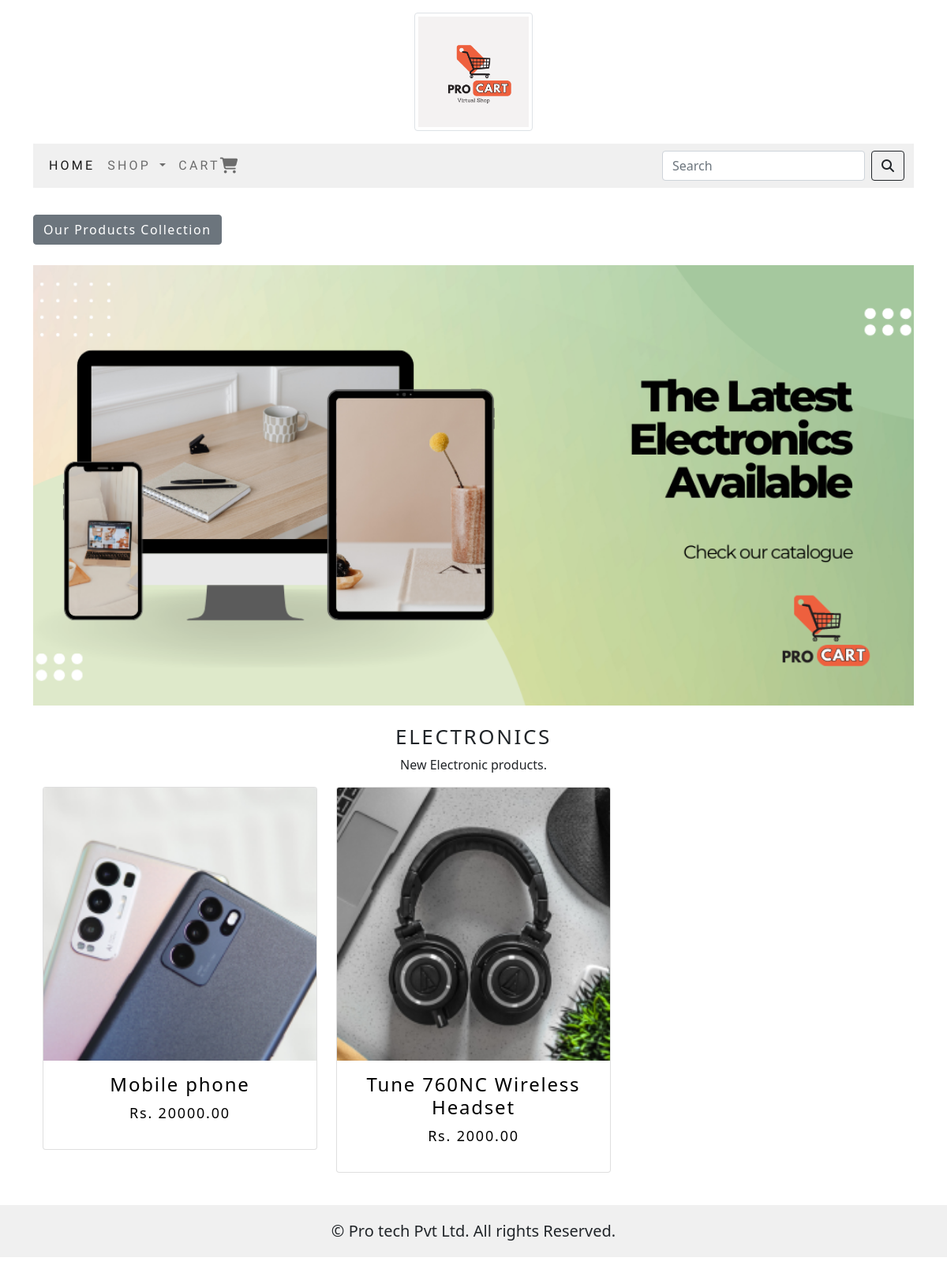
Screenshot of /shop/electronics/ with the database file from the repository.
### CartApp/models.py (models this page shows, shortened)
class Category(models.Model):
    categoryName = models.CharField(max_length=250, unique=True)
    slug = models.SlugField(max_length=250, unique=True)
    description = models.TextField(blank=True)
    categoryImage = models.ImageField(upload_to='categoryImgs', blank=True)
    class Meta:
        ordering = ('categoryName',)
        verbose_name = 'category'
        verbose_name_plural = 'categories'
    def get_url(self):
        return reverse('CartApp:products_by_category', args=[self.slug])

class Product(models.Model):
    productName = models.CharField(max_length=250, unique=True)
    slug = models.SlugField(max_length=250, unique=True)
    description = models.TextField(blank=True)
    price = models.DecimalField(max_digits=10, decimal_places=2)
    category = models.ForeignKey(Category, on_delete=models.CASCADE)
    productImage = models.ImageField(upload_to='productImgs', blank=True)
    stock = models.IntegerField()
    available = models.BooleanField(default=True)
    created = models.DateTimeField(auto_now_add=True)
    updated = models.DateTimeField(auto_now=True)
    class Meta:
        ordering = ('productName',)
        verbose_name = 'product'
        verbose_name_plural = 'products'
    def get_url(self):
        return reverse('CartApp:productDetails', args=[self.category.slug, self.slug])

### CartApp/views.py (the view)
# urls.py: path('', views.allcategories, name='allCategories'),
def allcategories(request, c_slug=None):
    c_page = None
    productsList = None
    if c_slug != None:
        c_page = get_object_or_404(Category, slug=c_slug)
        productsList = Product.objects.all().filter(category=c_page, available=True)
    else:
        productsList = Product.objects.all().filter(available=True)
    paginator = Paginator(productsList, 6)
    try:
        page = int(request.GET.get('page', '1'))
    except:
        page = 1
    try:
        products = paginator.page(page)
    except (EmptyPage, InvalidPage):
        products = paginator.page(paginator.num_pages)
    return render(request, "Category.html", {'category': c_page, 'products': products})

### AddToCart/context_processors.py (called while the page is built)
def counter(request):
    cart_id = _cart_id(request)
    item_count = 0
    if 'admin' in request.path:
        return {}
    else:
        try:
            cart = Cart.objects.filter(cartId=cart_id)
            cartItem = CartItem.objects.all().filter(cart=cart[:1])
            for c_item in cartItem:
                item_count += c_item.quantity
        except Cart.DoesNotExist:
            item_count = 0
    return dict(item_count=item_count)

### AddToCart/views.py (called while the page is built)
def _cart_id(request):
    cart = request.session.session_key
    if not cart:
        cart = request.session.create()
    return cart

### CartApp/context_processors.py (called while the page is built)
def menu_links(request):
    links = Category.objects.all()
    return dict(links=links)

### Templates/Category.html (shortened to what this page needs)
{% extends 'base.html' %}
{% load static %}
{% block content %}
    {% if category %}
        <div>
            <div class="row my_row">
                <div class="mx_auto">
                    <p><a class="btn btn-secondary" href="{% url 'CartApp:allCategories' %}">Our Products Collection</a></p>
                </div>
            </div>
        </div>
    {% endif %}
    <div class="mx_auto">
    {% if category %}
        <img class="my-img" width="100%" src="{{category.categoryImage.url}}" alt="category.categoryName">
    </div><br>
    <div>
        <h1 class="text-center my_tittle">{{category.categoryName}}</h1>
        <p class="text-justify text-center">{{category.description}}</p>
    </div>
    {% else %}
    <div><img width="100%" src="{% static 'Img/banner.png' %}" alt="Products"></div><br>
    <div>
        <h1 class="text-center my_tittle">Welcome to our store</h1>
        <p class="text-justify text-center mb-4 ">Welcome to Pro cart, where you can buy products like a Pro.</p>
    </div>
    {% endif %}
<div class="container">
    <div class="row mx_auto">
        {% for p in products.object_list %}
        <div class="my_bottom_margin col-9 col-sm-12 col-md-4 col-lg-4">
            <div class="card text-center" style="min-width:18rem;">
                <a href="{{p.get_url}}"><img class="card-img-top" src="{{p.productImage.url}}" alt="{{p.productName}}"></a>
                <div class="card-body">
                    <h4>{{p.productName}}</h4>
                    <p>Rs. {{p.price}}</p>
                </div>
            </div>
        </div>
        {% endfor %}
    </div>
    <div class="mx-auto pb-3">
    </div>
</div>
{% endblock %}

### static/CSS/custom.css (style rules this page uses)
body { margin: 0; display: flex; flex-direction: column; min-height: 100vh; }
.my_row { padding-top : 10px; padding-bottom : 10px; }
.my_row .mx_auto { font-size : 15px; }
.my_tittle { font-size : 26px; text-transform : uppercase; letter-spacing : .1em; }
.my_bottom_margin { margin-bottom: 25px; }
.mx_auto { color: #000; font-size : 18px; letter-spacing : .1em; }

### rows the page displays
Category: categoryImage (picture), categoryName "ELECTRONICS", description "New Electronic products."
Product: productImage (picture), productName "Mobile phone", price "20000.00"
Product: productImage (picture), productName "Tune 760NC Wireless Headset", price "2000.00"
